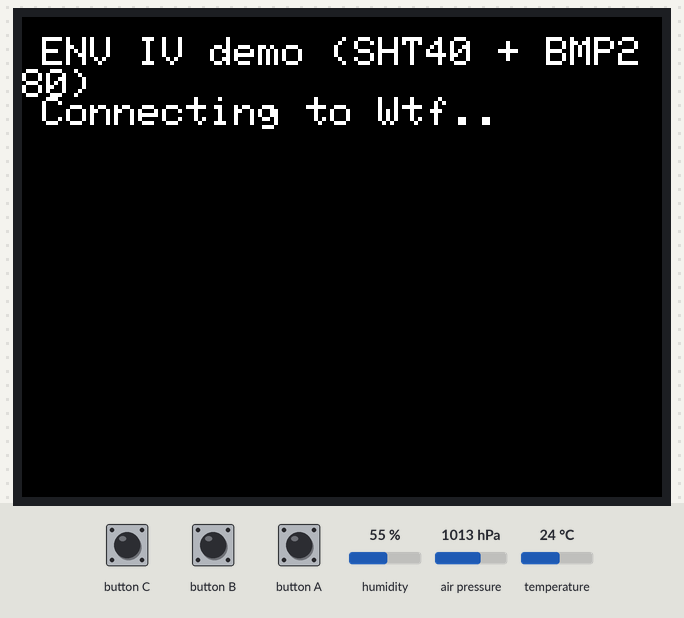
Bench run of a program on a simulated ESP32. On the bench: 320×240 colour display. The test bench sets the inputs (shaded band); at power-on: humidity 55 %, air pressure 1013 hPa, temperature 24 °C. WiFi joins after 1.5 s; servers stay silent unless stated; what the program prints to the serial monitor is not drawn.

Above: at 1.3 s.
At 1.9 s:
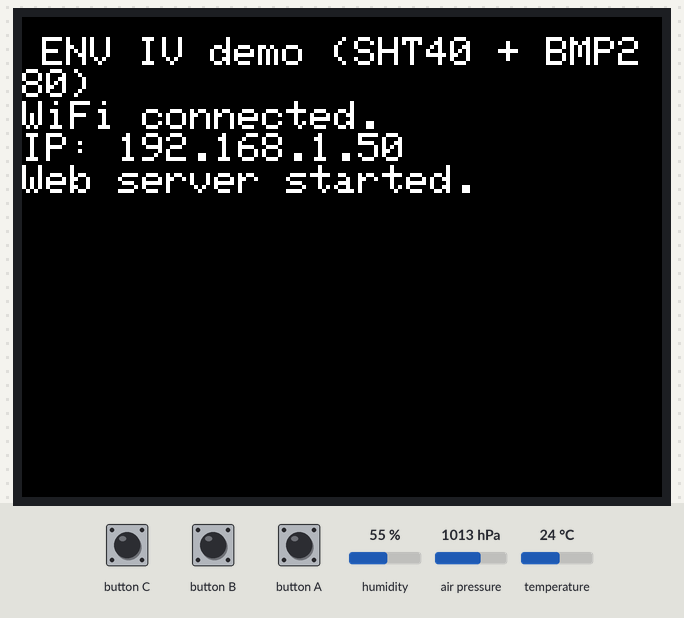
At 32.0 s:
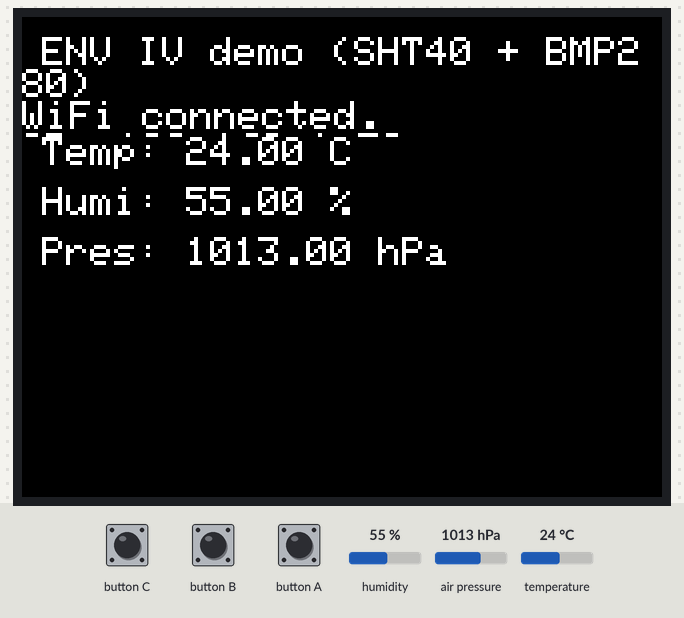

Measured:
- what the display in image 0 shows lasts 0.7 s, from 1.2 s to 1.9 s
- what the display in image 1 shows lasts 30.0 s, from 1.9 s to 31.9 s

The program:

main.cpp
```cpp
#include <M5Unified.h>  // M5Stack用ライブラリ
#include <Wire.h>           // I2C用ライブラリ
#include <Adafruit_BMP280.h> // BMP280用ライブラリ
#include <SensirionI2CSht4x.h>   // SHT4x用ライブラリ
#include <WiFi.h>         // WiFi用ライブラリ
#include <WebServer.h>  // Webサーバー用ライブラリ

// WiFi設定
const char* ssid = "Wtf";
const char* password = "fb4e9c7d";

WebServer server(80);

Adafruit_BMP280 bmp;          // BMP280 @ 0x76
SensirionI2cSht4x sht4x;      // SHT40 @ 0x44

// センサー値を格納するグローバル変数
float temperature = 0.0f;
float humidity = 0.0f;
float press_hPa = 0.0f;

// Webページを生成する関数
void handleRoot() {
  String html = "<!DOCTYPE html><html><head><title>ENV IV Sensor</title>";
  html += "<meta http-equiv='refresh' content='5'>"; // 5秒ごとに自動更新
  html += "<style>body{font-family:sans-serif;text-align:center;}h1{color:#007BFF;}</style>";
  html += "</head><body style=\"font-size: 200%;\">";
  html += "<h1>ENV IV Sensor Data</h1>";
  html += "<p>Temperature: " + String(temperature, 2) + " C</p>";
  html += "<p>Humidity: " + String(humidity, 2) + " %</p>";
  html += "<p>Pressure: " + String(press_hPa, 2) + " hPa</p>";
  html += "</body></html>";
  server.send(200, "text/html", html);
}

void setup() {
  auto cfg = M5.config();
  M5.begin(cfg);
  Serial.begin(115200);

  Wire.begin(32, 33);   // Core2のPortA(Grove)のI2Cピン

  M5.Display.setBrightness(200);
  M5.Display.fillScreen(TFT_BLACK);
  M5.Display.setTextSize(2);
  M5.Display.setCursor(10, 10);
  M5.Display.println("ENV IV demo (SHT40 + BMP280)");

  // WiFi接続
  M5.Display.setCursor(10, 40);
  M5.Display.printf("Connecting to %s", ssid);
  WiFi.begin(ssid, password);
  while (WiFi.status() != WL_CONNECTED) {
    delay(500);
    M5.Display.print(".");
  }
  M5.Display.fillScreen(TFT_BLACK); // 画面を一度クリア
  M5.Display.setCursor(10, 10);
  M5.Display.println("ENV IV demo (SHT40 + BMP280)");
  M5.Display.println("WiFi connected.");
  M5.Display.print("IP: ");
  M5.Display.println(WiFi.localIP());

  // Webサーバー設定
  server.on("/", handleRoot);
  server.begin();
  M5.Display.println("Web server started.");
  delay(30000); // IPアドレス確認のため30秒待機

  // SHT40 初期化
  sht4x.begin(Wire, 0x44);

  // BMP280 初期化
  if (!bmp.begin(0x76)) {
    M5.Display.setCursor(10, 130); // 表示位置を下に変更
    M5.Display.println("BMP280 not found!");
    Serial.println("ERROR: BMP280 not found (0x76).");
  }
}

void loop() {
  M5.update();
  server.handleClient(); // Webサーバーの処理

  static uint32_t last_update = 0;
  if (millis() - last_update < 1000) {
    return;
  }
  last_update = millis();

  uint16_t error = sht4x.measureHighPrecision(temperature, humidity);
  if (error) {
    Serial.println("SHT40 read failed");
    temperature = 0.0f; // 読み取り失敗時は値をリセット
    humidity = 0.0f;
  }

  press_hPa = bmp.readPressure() / 100.0f;

  M5.Display.fillRect(0, 60, 320, 80, TFT_BLACK);
  M5.Display.setCursor(10, 60);
  M5.Display.printf("Temp: %.2f C", temperature);
  M5.Display.setCursor(10, 85);
  M5.Display.printf("Humi: %.2f %%", humidity);
  M5.Display.setCursor(10, 110);
  M5.Display.printf("Pres: %.2f hPa", press_hPa);

  Serial.printf("T=%.2fC, RH=%.2f%%, P=%.2f hPa\n", temperature, humidity, press_hPa);
}
```
